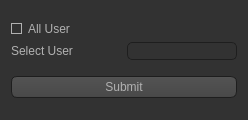
<?xml version="1.0" encoding="UTF-8"?>
<ui version="4.0">
 <class>UserWiseTransaction</class>
 <widget class="QWidget" name="UserWiseTransaction">
  <property name="geometry">
   <rect>
    <x>0</x>
    <y>0</y>
    <width>248</width>
    <height>120</height>
   </rect>
  </property>
  <property name="windowTitle">
   <string>Form</string>
  </property>
  <property name="styleSheet">
   <string notr="true">QToolTip
{
     border: 1px solid black;
     background-color: #ffa02f;
     padding: 1px;
     border-radius: 3px;
     opacity: 100;
}

QWidget
{
    color: #b1b1b1;
    background-color: #323232;
}

QWidget:item:hover
{
    background-color: QLinearGradient( x1: 0, y1: 0, x2: 0, y2: 1, stop: 0 #ffa02f, stop: 1 #ca0619);
    color: #000000;
}

QWidget:item:selected
{
    background-color: QLinearGradient( x1: 0, y1: 0, x2: 0, y2: 1, stop: 0 #ffa02f, stop: 1 #d7801a);
}

QMenuBar::item
{
    background: transparent;
}

QMenuBar::item:selected
{
    background: transparent;
    border: 1px solid #ffaa00;
}

QMenuBar::item:pressed
{
    background: #444;
    border: 1px solid #000;
    background-color: QLinearGradient(
        x1:0, y1:0,
        x2:0, y2:1,
        stop:1 #212121,
        stop:0.4 #343434/*,
        stop:0.2 #343434,
        stop:0.1 #ffaa00*/
    );
    margin-bottom:-1px;
    padding-bottom:1px;
}

QMenu
{
    border: 1px solid #000;
}

QMenu::item
{
    padding: 2px 20px 2px 20px;
}

QMenu::item:selected
{
    color: #000000;
}

QWidget:disabled
{
    color: #404040;
    background-color: #323232;
}

QAbstractItemView
{
    background-color: QLinearGradient( x1: 0, y1: 0, x2: 0, y2: 1, stop: 0 #4d4d4d, stop: 0.1 #646464, stop: 1 #5d5d5d);
}

QWidget:focus
{
    /*border: 2px solid QLinearGradient( x1: 0, y1: 0, x2: 0, y2: 1, stop: 0 #ffa02f, stop: 1 #d7801a);*/
}

QLineEdit
{
    background-color: QLinearGradient( x1: 0, y1: 0, x2: 0, y2: 1, stop: 0 #4d4d4d, stop: 0 #646464, stop: 1 #5d5d5d);
    padding: 1px;
    border-style: solid;
    border: 1px solid #1e1e1e;
    border-radius: 5;
}

QPushButton
{
    color: #b1b1b1;
    background-color: QLinearGradient( x1: 0, y1: 0, x2: 0, y2: 1, stop: 0 #565656, stop: 0.1 #525252, stop: 0.5 #4e4e4e, stop: 0.9 #4a4a4a, stop: 1 #464646);
    border-width: 1px;
    border-color: #1e1e1e;
    border-style: solid;
    border-radius: 6;
    padding: 3px;
    font-size: 12px;
    padding-left: 5px;
    padding-right: 5px;
}

QPushButton:pressed
{
    background-color: QLinearGradient( x1: 0, y1: 0, x2: 0, y2: 1, stop: 0 #2d2d2d, stop: 0.1 #2b2b2b, stop: 0.5 #292929, stop: 0.9 #282828, stop: 1 #252525);
}

QComboBox
{
    selection-background-color: #ffaa00;
    background-color: QLinearGradient( x1: 0, y1: 0, x2: 0, y2: 1, stop: 0 #565656, stop: 0.1 #525252, stop: 0.5 #4e4e4e, stop: 0.9 #4a4a4a, stop: 1 #464646);
    border-style: solid;
    border: 1px solid #1e1e1e;
    border-radius: 5;
}

QComboBox:hover,QPushButton:hover
{
    border: 2px solid QLinearGradient( x1: 0, y1: 0, x2: 0, y2: 1, stop: 0 #ffa02f, stop: 1 #d7801a);
}


QComboBox:on
{
    padding-top: 3px;
    padding-left: 4px;
    background-color: QLinearGradient( x1: 0, y1: 0, x2: 0, y2: 1, stop: 0 #2d2d2d, stop: 0.1 #2b2b2b, stop: 0.5 #292929, stop: 0.9 #282828, stop: 1 #252525);
    selection-background-color: #ffaa00;
}

QComboBox QAbstractItemView
{
    border: 2px solid darkgray;
    selection-background-color: QLinearGradient( x1: 0, y1: 0, x2: 0, y2: 1, stop: 0 #ffa02f, stop: 1 #d7801a);
}

QComboBox::drop-down
{
     subcontrol-origin: padding;
     subcontrol-position: top right;
     width: 15px;

     border-left-width: 0px;
     border-left-color: darkgray;
     border-left-style: solid; /* just a single line */
     border-top-right-radius: 3px; /* same radius as the QComboBox */
     border-bottom-right-radius: 3px;
 }

QComboBox::down-arrow
{
     image: url(:/down_arrow.png);
}

QGroupBox:focus
{
border: 2px solid QLinearGradient( x1: 0, y1: 0, x2: 0, y2: 1, stop: 0 #ffa02f, stop: 1 #d7801a);
}

QTextEdit:focus
{
    border: 2px solid QLinearGradient( x1: 0, y1: 0, x2: 0, y2: 1, stop: 0 #ffa02f, stop: 1 #d7801a);
}

QScrollBar:horizontal {
     border: 1px solid #222222;
     background: QLinearGradient( x1: 0, y1: 0, x2: 0, y2: 1, stop: 0.0 #121212, stop: 0.2 #282828, stop: 1 #484848);
     height: 7px;
     margin: 0px 16px 0 16px;
}

QScrollBar::handle:horizontal
{
      background: QLinearGradient( x1: 0, y1: 0, x2: 1, y2: 0, stop: 0 #ffa02f, stop: 0.5 #d7801a, stop: 1 #ffa02f);
      min-height: 20px;
      border-radius: 2px;
}

QScrollBar::add-line:horizontal {
      border: 1px solid #1b1b19;
      border-radius: 2px;
      background: QLinearGradient( x1: 0, y1: 0, x2: 1, y2: 0, stop: 0 #ffa02f, stop: 1 #d7801a);
      width: 14px;
      subcontrol-position: right;
      subcontrol-origin: margin;
}

QScrollBar::sub-line:horizontal {
      border: 1px solid #1b1b19;
      border-radius: 2px;
      background: QLinearGradient( x1: 0, y1: 0, x2: 1, y2: 0, stop: 0 #ffa02f, stop: 1 #d7801a);
      width: 14px;
     subcontrol-position: left;
     subcontrol-origin: margin;
}

QScrollBar::right-arrow:horizontal, QScrollBar::left-arrow:horizontal
{
      border: 1px solid black;
      width: 1px;
      height: 1px;
      background: white;
}

QScrollBar::add-page:horizontal, QScrollBar::sub-page:horizontal
{
      background: none;
}

QScrollBar:vertical
{
      background: QLinearGradient( x1: 0, y1: 0, x2: 1, y2: 0, stop: 0.0 #121212, stop: 0.2 #282828, stop: 1 #484848);
      width: 7px;
      margin: 16px 0 16px 0;
      border: 1px solid #222222;
}

QScrollBar::handle:vertical
{
      background: QLinearGradient( x1: 0, y1: 0, x2: 0, y2: 1, stop: 0 #ffa02f, stop: 0.5 #d7801a, stop: 1 #ffa02f);
      min-height: 20px;
      border-radius: 2px;
}

QScrollBar::add-line:vertical
{
      border: 1px solid #1b1b19;
      border-radius: 2px;
      background: QLinearGradient( x1: 0, y1: 0, x2: 0, y2: 1, stop: 0 #ffa02f, stop: 1 #d7801a);
      height: 14px;
      subcontrol-position: bottom;
      subcontrol-origin: margin;
}

QScrollBar::sub-line:vertical
{
      border: 1px solid #1b1b19;
      border-radius: 2px;
      background: QLinearGradient( x1: 0, y1: 0, x2: 0, y2: 1, stop: 0 #d7801a, stop: 1 #ffa02f);
      height: 14px;
      subcontrol-position: top;
      subcontrol-origin: margin;
}

QScrollBar::up-arrow:vertical, QScrollBar::down-arrow:vertical
{
      border: 1px solid black;
      width: 1px;
      height: 1px;
      background: white;
}


QScrollBar::add-page:vertical, QScrollBar::sub-page:vertical
{
      background: none;
}

QTextEdit
{
    background-color: #242424;
}

QPlainTextEdit
{
    background-color: #242424;
}

QHeaderView::section
{
    background-color: QLinearGradient(x1:0, y1:0, x2:0, y2:1, stop:0 #616161, stop: 0.5 #505050, stop: 0.6 #434343, stop:1 #656565);
    color: white;
    padding-left: 4px;
    border: 1px solid #6c6c6c;
}

QCheckBox:disabled
{
color: #414141;
}

QDockWidget::title
{
    text-align: center;
    spacing: 3px; /* spacing between items in the tool bar */
    background-color: QLinearGradient(x1:0, y1:0, x2:0, y2:1, stop:0 #323232, stop: 0.5 #242424, stop:1 #323232);
}

QDockWidget::close-button, QDockWidget::float-button
{
    text-align: center;
    spacing: 1px; /* spacing between items in the tool bar */
    background-color: QLinearGradient(x1:0, y1:0, x2:0, y2:1, stop:0 #323232, stop: 0.5 #242424, stop:1 #323232);
}

QDockWidget::close-button:hover, QDockWidget::float-button:hover
{
    background: #242424;
}

QDockWidget::close-button:pressed, QDockWidget::float-button:pressed
{
    padding: 1px -1px -1px 1px;
}

QMainWindow::separator
{
    background-color: QLinearGradient(x1:0, y1:0, x2:0, y2:1, stop:0 #161616, stop: 0.5 #151515, stop: 0.6 #212121, stop:1 #343434);
    color: white;
    padding-left: 4px;
    border: 1px solid #4c4c4c;
    spacing: 3px; /* spacing between items in the tool bar */
}

QMainWindow::separator:hover
{

    background-color: QLinearGradient(x1:0, y1:0, x2:0, y2:1, stop:0 #d7801a, stop:0.5 #b56c17 stop:1 #ffa02f);
    color: white;
    padding-left: 4px;
    border: 1px solid #6c6c6c;
    spacing: 3px; /* spacing between items in the tool bar */
}

QToolBar::handle
{
     spacing: 3px; /* spacing between items in the tool bar */
     background: url(:/images/handle.png);
}

QMenu::separator
{
    height: 2px;
    background-color: QLinearGradient(x1:0, y1:0, x2:0, y2:1, stop:0 #161616, stop: 0.5 #151515, stop: 0.6 #212121, stop:1 #343434);
    color: white;
    padding-left: 4px;
    margin-left: 10px;
    margin-right: 5px;
}

QProgressBar
{
    border: 2px solid grey;
    border-radius: 5px;
    text-align: center;
}

QProgressBar::chunk
{
    background-color: #d7801a;
    width: 2.15px;
    margin: 0.5px;
}

QTabBar::tab {
    color: #b1b1b1;
    border: 1px solid #444;
    border-bottom-style: none;
    background-color: #323232;
    padding-left: 10px;
    padding-right: 10px;
    padding-top: 3px;
    padding-bottom: 2px;
    margin-right: -1px;
}

QTabWidget::pane {
    border: 1px solid #444;
    top: 1px;
}

QTabBar::tab:last
{
    margin-right: 0; /* the last selected tab has nothing to overlap with on the right */
    border-top-right-radius: 3px;
}

QTabBar::tab:first:!selected
{
 margin-left: 0px; /* the last selected tab has nothing to overlap with on the right */


    border-top-left-radius: 3px;
}

QTabBar::tab:!selected
{
    color: #b1b1b1;
    border-bottom-style: solid;
    margin-top: 3px;
    background-color: QLinearGradient(x1:0, y1:0, x2:0, y2:1, stop:1 #212121, stop:.4 #343434);
}

QTabBar::tab:selected
{
    border-top-left-radius: 3px;
    border-top-right-radius: 3px;
    margin-bottom: 0px;
}

QTabBar::tab:!selected:hover
{
    /*border-top: 2px solid #ffaa00;
    padding-bottom: 3px;*/
    border-top-left-radius: 3px;
    border-top-right-radius: 3px;
    background-color: QLinearGradient(x1:0, y1:0, x2:0, y2:1, stop:1 #212121, stop:0.4 #343434, stop:0.2 #343434, stop:0.1 #ffaa00);
}

QRadioButton::indicator:checked, QRadioButton::indicator:unchecked{
    color: #b1b1b1;
    background-color: #323232;
    border: 1px solid #b1b1b1;
    border-radius: 6px;
}

QRadioButton::indicator:checked
{
    background-color: qradialgradient(
        cx: 0.5, cy: 0.5,
        fx: 0.5, fy: 0.5,
        radius: 1.0,
        stop: 0.25 #ffaa00,
        stop: 0.3 #323232
    );
}

QCheckBox::indicator{
    color: #b1b1b1;
    background-color: #323232;
    border: 1px solid #b1b1b1;
    width: 9px;
    height: 9px;
}

QRadioButton::indicator
{
    border-radius: 6px;
}

QRadioButton::indicator:hover, QCheckBox::indicator:hover
{
    border: 1px solid #ffaa00;
}

QCheckBox::indicator:checked
{
    image:url(:/images/checkbox.png);
}

QCheckBox::indicator:disabled, QRadioButton::indicator:disabled
{
    border: 1px solid #444;
}</string>
  </property>
  <layout class="QGridLayout" name="gridLayout">
   <item row="0" column="0">
    <layout class="QVBoxLayout" name="verticalLayout">
     <item>
      <widget class="QCheckBox" name="chk_AllUser">
       <property name="text">
        <string>All User</string>
       </property>
       <property name="checked">
        <bool>true</bool>
       </property>
      </widget>
     </item>
     <item>
      <layout class="QHBoxLayout" name="horizontalLayout">
       <item>
        <widget class="QLabel" name="label">
         <property name="text">
          <string>Select User</string>
         </property>
        </widget>
       </item>
       <item>
        <widget class="QComboBox" name="combo_SelectUser">
         <property name="enabled">
          <bool>false</bool>
         </property>
        </widget>
       </item>
      </layout>
     </item>
    </layout>
   </item>
   <item row="1" column="0">
    <widget class="QPushButton" name="btn_Submit">
     <property name="text">
      <string>Submit</string>
     </property>
    </widget>
   </item>
  </layout>
 </widget>
 <resources/>
 <connections/>
</ui>
